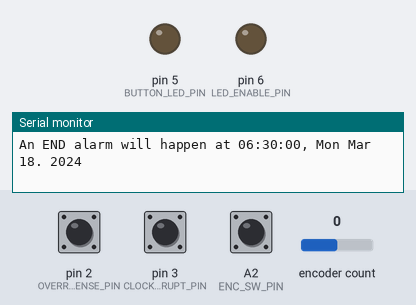
The program below on a simulated Arduino Nano, built with avr-gcc and run on an emulated ATmega328P. Parts: output pins drawn as LEDs (lit = HIGH), the last lines printed to the serial monitor. The test bench sets the inputs (shaded band); at power-on: pin 2 (OVERRIDE_SENSE_PIN) HIGH, encoder count 0, pin 3 (CLOCK_INTERRUPT_PIN) HIGH, A2 (ENC_SW_PIN) HIGH. The local clock reads 2024-03-15 10:24:30 at power-on unless the program sets it.

Above: at 1.2 s.
1.3 s: pin 2 (OVERRIDE_SENSE_PIN) driven LOW
At 2.3 s:
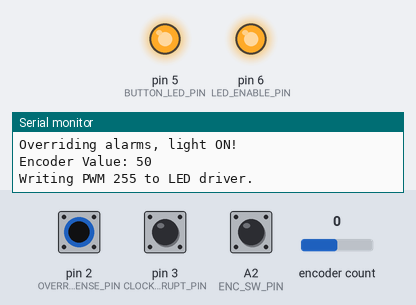
2.8 s: encoder count set to -1
At 4.1 s:
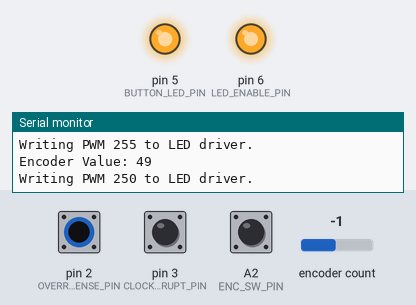
11.2 s: encoder count set to -2
At 11.6 s:
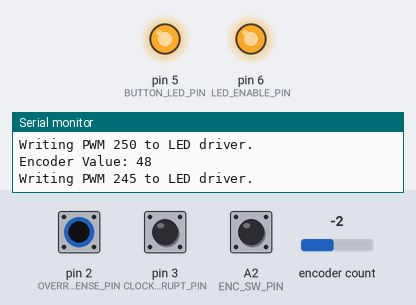
12.7 s: pin 2 (OVERRIDE_SENSE_PIN) pulsed HIGH 5 times (0.12 s each, 0.3 s apart)
At 15.4 s:
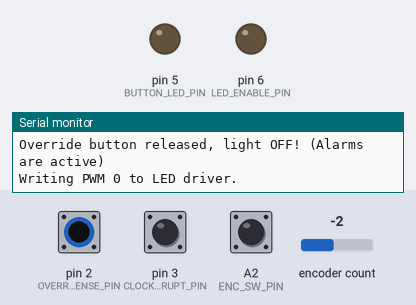
Timing chart, 0 to 16.7 s (numbered marks = the images above; inputs shaded):
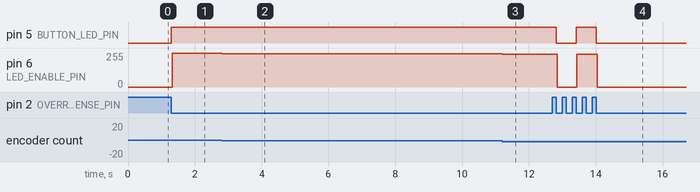

The program:

main.cpp
```cpp
/*********************************************************
 * This code uses an Arduino Nano (Uno would also work)
 * It assumes that an Adafruit DS3231 RTC module is connected to the following pins:
 * SDA = A4
 * SCL = A5
 * SQW = D3
 * The code further assumes a rotary encoder connected to the following pins:
 * CLK = A0
 * DT = A1
 * SW = A2
 * It is finally assumed that an ULN2803N is connected to pin D6, and that there is a button connected to pin D2.
 * The button used in the original code includes an LED that is connected to pin D6,
 * and connecting an LED to this pin will indicate whenever the WakeUpLight is in manual override mode.
 * ******************************************************/

#include <Arduino.h>
#include <ClickEncoder.h>
#include <TimerOne.h>
#include <RTClib.h>
#include <Wire.h>

volatile boolean MANUAL_OVERRIDE, OVERRIDE_SENSE_FLAG;

static const uint8_t ENC_CLK_PIN = A0;
static const uint8_t ENC_DT_PIN = A1;
static const uint8_t ENC_SW_PIN = A2;

static const uint8_t OVERRIDE_SENSE_PIN = 2;
static const uint8_t CLOCK_INTERRUPT_PIN = 3;
static const uint8_t BUTTON_LED_PIN = 5;
static const uint8_t LED_ENABLE_PIN = 6;

static const int BUTTON_LED_PWM_VALUE = 255; //TODO: Set this value lower if the button is too bright.
static const int MAX_ENCODER_VALUE = 50;   //This value is mapped down to 255 before being used. TODO: Tune this value in case the encoder feels too slow.

static const unsigned long IRQ_TIMEOUT = 500; //Timeout that applies universally to all button based ISRs.

unsigned long interrupt_timeout = 0; //Timekeeping-variable to handle the IRQ_TIMEOUT

ClickEncoder *encoder;
int16_t last_enc_value, enc_value, manual_pwm_value, last_manual_pwm_value;

RTC_DS3231 rtc;
RTC_Millis rtc_millis;

struct AlarmSettings
{
  // The days that the WakeUpLight shall start
  // Setting a value to false disables the alarm on the corresponding day of the week.
  boolean ALARM_DAYS[7] = {false,  //Sunday
                           true,  //Monday
                           true,  //Tuesday
                           true,  //Wednesday
                           true,  //Thursday
                           true,  //Friday
                           false}; //Saturday
  // The time of the day when the dimming shall start increasing (24 hour clock)
  uint8_t START_HOUR = 5;
  uint8_t START_MINUTE = 30;
  uint8_t START_SECOND = 0;
  // The time of the day when the dimming shall start decreasing (24 hour clock)
  uint8_t END_HOUR = 6;
  uint8_t END_MINUTE = 30;
  uint8_t END_SECOND = 0;
  // The duration of the dimming process (both from start time to 100% and from end time to 0%)
  uint8_t DURATION_HOURS = 0;
  uint8_t DURATION_MINUTES = 30;
  uint8_t DURATION_SECONDS = 0;
  //Dimming settings
  uint8_t MIN_PWM = 0;
  uint8_t MAX_PWM = 255;
};

const struct AlarmSettings ALARM_SETTINGS;
int auto_pwm_value, pwm_dimming_delta;
DateTime timestamp_prev_pwm_change;
TimeSpan s_between_pwm_increments;
boolean ALARM1_FLAG, ALARM2_FLAG, dimming_up, dimming_down;

void timerIsr()
{
  //This ISR is used to call the rotary encoder service routine every 1ms
  encoder->service();
}

void onAlarmIsr()
{
  //This typical content of this ISR is basically covered by the RTCLib library.
}

void overrideSenseIsr(){
  // The Override Sense button is for forcing the light ON as a normal lamp.
  // When the override sense is ON, the LED Enable pin must be set high (to turn on light in button)
  // When the override sense is ON, the rotary encoder must be programmed as a dimmer so it can tune the
  // brightness of the light.
  if (millis() >= interrupt_timeout)
  {
    MANUAL_OVERRIDE = !MANUAL_OVERRIDE;
    OVERRIDE_SENSE_FLAG = true;
    interrupt_timeout = millis() + IRQ_TIMEOUT;
  }
}

void acquireRotaryEncoderPos(void){
  enc_value += encoder->getValue();

  if (enc_value != last_enc_value)
  {
    last_enc_value = enc_value;
    Serial.print("Encoder Value: ");
    Serial.println(enc_value);
  }

  ClickEncoder::Button b = encoder->getButton();
  if (b != ClickEncoder::Open)
  {
    Serial.print("Button: ");
#define VERBOSECASE(label)  \
  case label:               \
    Serial.println(#label); \
    break;
    switch (b)
    {
      VERBOSECASE(ClickEncoder::Pressed);
      VERBOSECASE(ClickEncoder::Held)
      VERBOSECASE(ClickEncoder::Released)
      VERBOSECASE(ClickEncoder::Clicked)
    case ClickEncoder::DoubleClicked:
      Serial.println("ClickEncoder::DoubleClicked");
      encoder->setAccelerationEnabled(!encoder->getAccelerationEnabled());
      Serial.print("  Acceleration is ");
      Serial.println((encoder->getAccelerationEnabled()) ? "enabled" : "disabled");
      break;
    default:
      break;
    }
  }
}

void initRotaryEncoder(){
  Timer1.initialize(1000); // The timer will call its ISR every 1000 us (1ms)
  Timer1.attachInterrupt(timerIsr);

  last_enc_value = -1;
}

void setNextWakeUpLightAlarm(int alarm_num){
  TimeSpan oneDay = TimeSpan(1, 0, 0, 0);
  DateTime t = rtc.now();
  DateTime newAlarmDay = t + oneDay;

  int daysUntilNextAlarm = 1;
  while (daysUntilNextAlarm < 8) //The alarm system is based on weekdays, so if there are no alarms witin the first week there will never be any alarms
  {
    uint8_t day_idx = newAlarmDay.dayOfTheWeek();
    if (ALARM_SETTINGS.ALARM_DAYS[day_idx])
    {
      // The wakeup light is supposed to start on the day with index day_idx
      if (alarm_num == 1)
      {
        // A "start"-type alarm
        DateTime alarmTime = DateTime(newAlarmDay.year(), newAlarmDay.month(), newAlarmDay.day(), ALARM_SETTINGS.START_HOUR, ALARM_SETTINGS.START_MINUTE, ALARM_SETTINGS.START_SECOND);
        if (!rtc.setAlarm1(alarmTime,DS3231_A1_Day // this mode triggers the alarm when the day (day of week), hours, minutes and seconds match. See Doxygen for other options
                ))
        {
          Serial.println("Error, alarm wasn't set!");
        }
        else
        {
          Serial.print("A START alarm will happen at ");
          char buf[] = "hh:mm:ss, DDD MMM DD. YYYY";
          alarmTime.toString(buf);
          Serial.println(buf);
        }

      }else if (alarm_num == 2)
      {
        // An "end"-type alarm
        DateTime alarmTime = DateTime(newAlarmDay.year(), newAlarmDay.month(), newAlarmDay.day(), ALARM_SETTINGS.END_HOUR, ALARM_SETTINGS.END_MINUTE, ALARM_SETTINGS.END_SECOND);
        if (!rtc.setAlarm2(alarmTime,DS3231_A2_Day))
        {
          Serial.println("Error, alarm wasn't set!");
        }
        else
        {
          char buf[] = "hh:mm:ss, DDD MMM DD. YYYY";
          alarmTime.toString(buf);
          Serial.print("An END alarm will happen at ");
          Serial.println(buf);
        }
      }else
      {
        //Invalid alarm number
        Serial.println("ERROR: Invalid alarm number to function 'setNextWakeUpLightAlarm(int alarm_num)'. Valid values for alarm_num are 1 and 2");
      }
      break;
    }else
    {
      //Increment the tested variables
      newAlarmDay = newAlarmDay + oneDay;
      daysUntilNextAlarm++;
    }
  }

}

void initRTC(){
  // initializing the rtc
  if (!rtc.begin())
  {
    Serial.println("Couldn't find RTC!");
    Serial.flush();
    abort();
  }


  if (rtc.lostPower())
  {
    // this will adjust to the date and time at compilation
    rtc.adjust(DateTime(F(__DATE__), F(__TIME__)));
    // Uncomment next line to manually set an explicit time instead (June 2nd 2021, 20:55:20 PM)
    rtc.adjust(DateTime(2021, 06, 02, 20, 55, 20));
  }
  rtc_millis.begin(rtc.now());

  //we don't need the 32K Pin, so disable it
  rtc.disable32K();

  // Making it so, that the alarm will trigger an interrupt
  pinMode(CLOCK_INTERRUPT_PIN, INPUT_PULLUP);
  attachInterrupt(digitalPinToInterrupt(CLOCK_INTERRUPT_PIN), onAlarmIsr, FALLING);

  // set alarm 1, 2 flag to false (so alarm 1, 2 didn't happen so far)
  // if not done, this easily leads to problems, as both register aren't reset on reboot/recompile
  rtc.clearAlarm(1);
  rtc.clearAlarm(2);

  // stop oscillating signals at SQW Pin
  // otherwise setAlarm1 will fail
  rtc.writeSqwPinMode(DS3231_OFF);
  char buf1[] = "RTC Time: DD MM YYYY-hh:mm:ss";
  Serial.println(rtc.now().toString(buf1));
  setNextWakeUpLightAlarm(1);
  setNextWakeUpLightAlarm(2);

  // schedule an alarm 10 seconds in the future to verify that things are working as expected
/*   if (!rtc.setAlarm1(
          rtc.now() + TimeSpan(10),
          DS3231_A1_Day // this mode triggers the alarm when the day (day of week), hours, minutes and seconds match. See Doxygen for other options
          ))
  {
    Serial.println("Error, alarm wasn't set!");
  }
  else
  {
    Serial.println("Alarm 1 will happen in 10 seconds!");
    char buf2[] = "RTC Time in 10: DD MM YYYY-hh:mm:ss";
    Serial.println((rtc.now() + TimeSpan(10)).toString(buf2));
  }

  if (!rtc.setAlarm2(
          rtc.now() + TimeSpan(60),
          DS3231_A2_Day))
  {
    Serial.println("Error, alarm wasn't set!");
  }
  else
  {
    Serial.println("Alarm 2 will happen in 60 seconds!");
    char buf3[] = "RTC Time in 60: DD MM YYYY-hh:mm:ss";
    Serial.println((rtc.now() + TimeSpan(60)).toString(buf3));
  } */

}

void setup()
{
  Serial.begin(9600);
  // Set up encoder
  encoder = new ClickEncoder(ENC_DT_PIN, ENC_CLK_PIN, ENC_SW_PIN, 2);
  initRotaryEncoder();
  Timer1.stop(); //Stop the rotary encoder readings until the manual override mode is activated in order to save power
  // Set up RTC
  initRTC();
  // Set up inputs
  pinMode(OVERRIDE_SENSE_PIN, INPUT_PULLUP);
  // Set up interrupt on input
  attachInterrupt(digitalPinToInterrupt(OVERRIDE_SENSE_PIN), overrideSenseIsr, FALLING);
  interrupts();
  // Set up outputs
  pinMode(BUTTON_LED_PIN, OUTPUT);
  pinMode(LED_ENABLE_PIN, OUTPUT);
  analogWrite(BUTTON_LED_PIN, 0);
  analogWrite(LED_ENABLE_PIN, 0);
  //Init variables
  MANUAL_OVERRIDE = false;
  OVERRIDE_SENSE_FLAG = false;
  last_enc_value = 0;
  enc_value = MAX_ENCODER_VALUE;
  last_manual_pwm_value = 0;
  manual_pwm_value = BUTTON_LED_PWM_VALUE;
  auto_pwm_value = ALARM_SETTINGS.MIN_PWM;
  ALARM1_FLAG = false;
  ALARM2_FLAG = false;
  dimming_up = false;
  dimming_down = false;

  //Calculate the delay (in ms) between each increment when dimming:
  int hr_to_min = ALARM_SETTINGS.DURATION_HOURS * 60;
  int min_to_s = (ALARM_SETTINGS.DURATION_MINUTES + hr_to_min) * 60  + ALARM_SETTINGS.DURATION_SECONDS;
  pwm_dimming_delta = constrain((ALARM_SETTINGS.MAX_PWM - ALARM_SETTINGS.MIN_PWM) / min_to_s, 1, 255);
  //Dropping ms level resolution to avoid having to deal with overflow from millis() function.
  //int s_to_ms = (ALARM_SETTINGS.DURATION_SECONDS + min_to_s ) * 1000;
  //ms_between_pwm_increments = s_to_ms / (ALARM_SETTINGS.MAX_PWM - ALARM_SETTINGS.MIN_PWM);
  s_between_pwm_increments = TimeSpan(max(min_to_s / (ALARM_SETTINGS.MAX_PWM - ALARM_SETTINGS.MIN_PWM),1));
  timestamp_prev_pwm_change = rtc_millis.now();
}

void loop()
{


  if (!MANUAL_OVERRIDE)
  {
    //Normal operations. Wait for RTC alarms to occur.
    if(OVERRIDE_SENSE_FLAG){
      //The override button has been pushed to turn OFF the override functionality (seems backwards because OVERRIDE_SENSE_FLAG and MANUAL OVERRIDE are chaged in the same interrupt handler)
      Serial.println("Override button released, light OFF! (Alarms are active)");
      Timer1.stop(); //Stop the rotary encoder readings to save power
      OVERRIDE_SENSE_FLAG = false;
      analogWrite(BUTTON_LED_PIN, 0);
      Serial.print("Writing PWM ");
      Serial.print(0);
      Serial.println(" to LED driver.");
      analogWrite(LED_ENABLE_PIN, 0);


    }
    if (rtc.alarmFired(1))
    {
      Serial.println("Alarm 1 has gone off. Dimming UP!\n");
      //reset flag
      rtc.clearAlarm(1);
      //Start dimming up
      dimming_up = true;
      //Set time of next alarm
      setNextWakeUpLightAlarm(1);
    }
    else if (rtc.alarmFired(2))
    {
      Serial.println("Alarm 2 has gone off. Dimming DOWN!\n");
      //reset flag
      rtc.clearAlarm(2);
      //Start dimming down (NOTE: If this alarm occurs before the dimming-up phase is done, the dimming-up phase will complete before dimming down begins!)
      dimming_down = true;
      //Set time of next alarm
      setNextWakeUpLightAlarm(2);
    }

    if (dimming_up || dimming_down)
    {
      DateTime timenow = rtc_millis.now();
      if (timenow > timestamp_prev_pwm_change + s_between_pwm_increments)
      {
        if (dimming_up)
        {
          auto_pwm_value = constrain(auto_pwm_value + pwm_dimming_delta, ALARM_SETTINGS.MIN_PWM, ALARM_SETTINGS.MAX_PWM);
          Serial.print("Auto-dimming PWM ");
          Serial.print(auto_pwm_value);
          Serial.println(" to LED driver.");
          if (auto_pwm_value == ALARM_SETTINGS.MAX_PWM)
          {
            dimming_up = false;
            Serial.println("Done dimming up.");
          }
          analogWrite(LED_ENABLE_PIN,auto_pwm_value);
        }
        else if (dimming_down){
          auto_pwm_value = constrain(auto_pwm_value - pwm_dimming_delta, ALARM_SETTINGS.MIN_PWM, ALARM_SETTINGS.MAX_PWM);
          Serial.print("Auto-dimming PWM ");
          Serial.print(auto_pwm_value);
          Serial.println(" to LED driver.");
          if (auto_pwm_value == ALARM_SETTINGS.MIN_PWM)
          {
            Serial.println("Done dimming down.");
            dimming_down = false;
          }
          analogWrite(LED_ENABLE_PIN, auto_pwm_value);
        }
        timestamp_prev_pwm_change = timenow;
      }

    }


  }
  else
  {
    //Manual override is initiated. The WakeUpLight functions as a normal lamp (ON) and the rotary encoder functions as a dimmer.
    if(OVERRIDE_SENSE_FLAG){
      //The override button is pushed. Activate the LED and use the rotary encoder as a PWM dimmer. (seems backwards because OVERRIDE_SENSE_FLAG and MANUAL OVERRIDE are chaged in the same interrupt handler)
      last_enc_value = 0;
      last_manual_pwm_value = 0;

      Serial.println("Overriding alarms, light ON!");
      Timer1.start();
      analogWrite(BUTTON_LED_PIN,BUTTON_LED_PWM_VALUE);
      OVERRIDE_SENSE_FLAG = false;
    }
    acquireRotaryEncoderPos();
    //"enc_value" is altered with a delta value: "enc_value += encoder->getValue();".
    enc_value = constrain(enc_value, 0, MAX_ENCODER_VALUE);
    //map(value, fromLow, fromHigh, toLow, toHigh)
    manual_pwm_value = map(enc_value, 0, MAX_ENCODER_VALUE, 6, 255); //Always leave some light on when in "override mode" so that the user doesn't forget to turn it off. Forgetting to switch off override mode would leave alarms inactive.
    if (manual_pwm_value != last_manual_pwm_value){
      Serial.print("Writing PWM ");
      Serial.print(manual_pwm_value);
      Serial.println(" to LED driver.");
      analogWrite(LED_ENABLE_PIN,manual_pwm_value);
      last_manual_pwm_value = manual_pwm_value;
    }
  }


}
```

Measured:
- after the input at 1.3 s, pin 5 (BUTTON_LED_PIN): LOW → HIGH at once; pin 6 (LED_ENABLE_PIN): 0/255 → 255/255 at once
- after the input at 2.8 s, pin 6 (LED_ENABLE_PIN): 255/255 → 250/255 at once
- after the input at 11.2 s, pin 6 (LED_ENABLE_PIN): 250/255 → 245/255 at once
- after the input at 12.7 s, pin 5 (BUTTON_LED_PIN): HIGH → LOW after 0.12 s, → HIGH 0.60 s later, → LOW 0.60 s later; pin 6 (LED_ENABLE_PIN): 245/255 → 0/255 after 0.14 s, → 245/255 0.59 s later, → 0/255 0.61 s later
